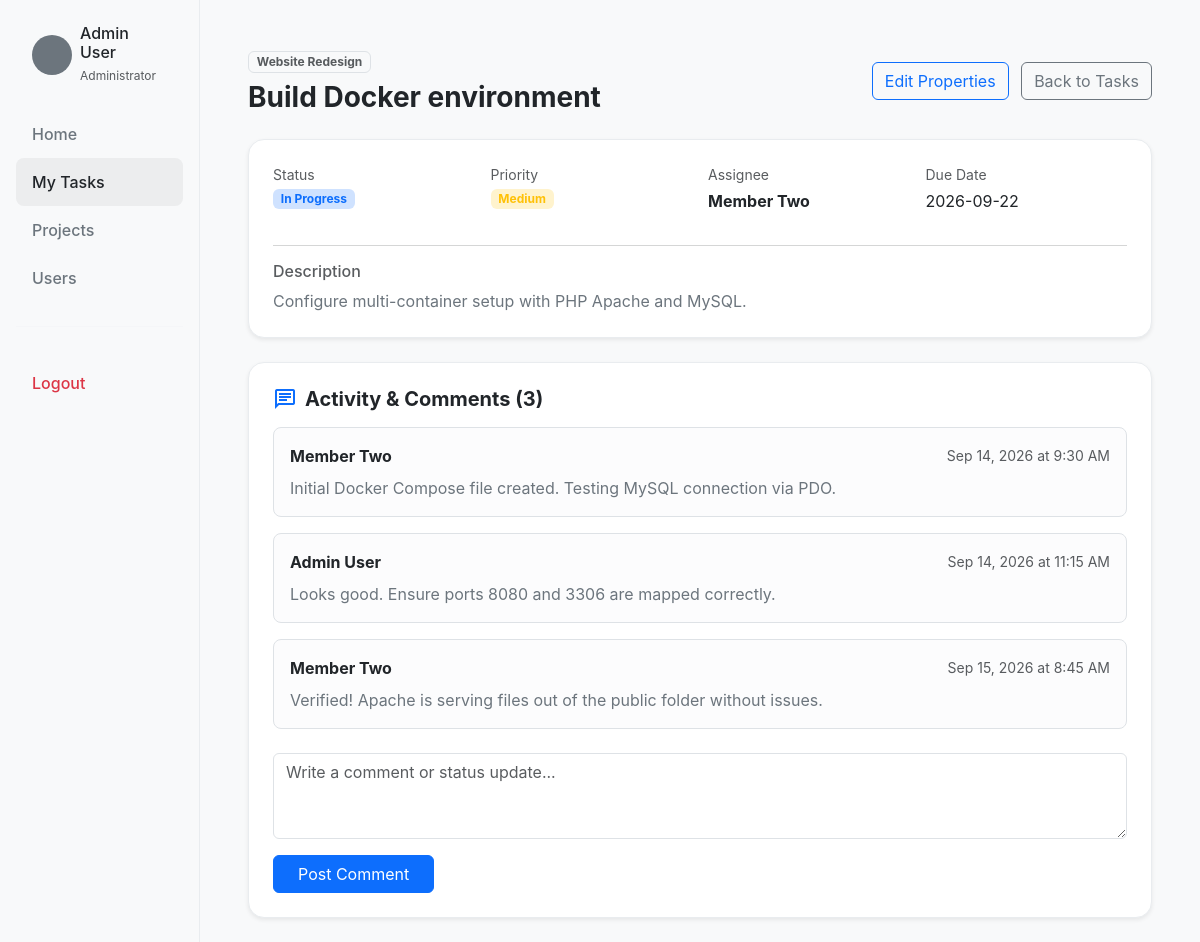
The app's page /task_details.php?id=2 (signed in) with its own data.
### tables this page shows
CREATE TABLE tasks (
    id INT AUTO_INCREMENT PRIMARY KEY,
    project_id INT NOT NULL,
    assigned_user_id INT NOT NULL,
    created_by INT NOT NULL,
    title VARCHAR(255) NOT NULL,
    description TEXT,
    priority ENUM('Low', 'Medium', 'High') DEFAULT 'Medium',
    status ENUM('Pending', 'In Progress', 'Completed') DEFAULT 'Pending',
    due_date DATE,
    created_at TIMESTAMP DEFAULT CURRENT_TIMESTAMP,
    updated_at TIMESTAMP DEFAULT CURRENT_TIMESTAMP ON UPDATE CURRENT_TIMESTAMP,
    FOREIGN KEY (project_id) REFERENCES projects(id) ON DELETE CASCADE,
    FOREIGN KEY (assigned_user_id) REFERENCES users(id),
    FOREIGN KEY (created_by) REFERENCES users(id)
);

CREATE TABLE projects (
    id INT AUTO_INCREMENT PRIMARY KEY,
    name VARCHAR(150) NOT NULL,
    description TEXT,
    status ENUM('Active', 'Completed', 'On Hold') DEFAULT 'Active',
    created_at TIMESTAMP DEFAULT CURRENT_TIMESTAMP
);

CREATE TABLE users (
    id INT AUTO_INCREMENT PRIMARY KEY,
    name VARCHAR(100) NOT NULL,
    email VARCHAR(150) NOT NULL UNIQUE,
    password VARCHAR(255) NOT NULL,
    role ENUM('Administrator', 'Team Member') NOT NULL,
    status ENUM('Active', 'Inactive') DEFAULT 'Active',
    created_at TIMESTAMP DEFAULT CURRENT_TIMESTAMP
);

CREATE TABLE comments (
    id INT AUTO_INCREMENT PRIMARY KEY,
    task_id INT NOT NULL,
    user_id INT NOT NULL,
    comment TEXT NOT NULL,
    created_at TIMESTAMP DEFAULT CURRENT_TIMESTAMP,
    FOREIGN KEY (task_id) REFERENCES tasks(id) ON DELETE CASCADE,
    FOREIGN KEY (user_id) REFERENCES users(id) ON DELETE CASCADE
);

### src/helpers/validation.php (called while the page is built, shortened)
<?php
function sanitize(string $input): string
{
    return htmlspecialchars(trim($input), ENT_QUOTES, 'UTF-8');
}
?>

### public/task_details.php (the view, shortened to what this page needs)
<?php
require_once '../src/config/database.php';
require_once '../src/helpers/validation.php';
$taskId = filter_input(INPUT_GET, 'id', FILTER_VALIDATE_INT);
$stmt = $pdo->prepare("
    SELECT t.*, p.name AS project_name, u.name AS assignee_name, u.role AS assignee_role, creator.name AS creator_name
    FROM tasks t
    JOIN projects p ON t.project_id = p.id
    JOIN users u ON t.assigned_user_id = u.id
    JOIN users creator ON t.created_by = creator.id
    WHERE t.id = ?
");
$stmt->execute([$taskId]);
$task = $stmt->fetch();
$stmt = $pdo->prepare("
    SELECT c.*, u.name AS author_name, u.role AS author_role
    FROM comments c
    JOIN users u ON c.user_id = u.id
    WHERE c.task_id = ?
    ORDER BY c.created_at ASC
");
$stmt->execute([$taskId]);
$comments = $stmt->fetchAll();
?>
<!DOCTYPE html>
<html lang="en">
<head>
    <link href="https://cdn.jsdelivr.net/npm/bootstrap@5.3.2/dist/css/bootstrap.min.css" rel="stylesheet">
    <link href="style.css" rel="stylesheet">
</head>
<body>
<div class="container-fluid">
    <div class="row">
        <div class="col-md-2 sidebar p-3 d-none d-md-block">
            <div class="d-flex align-items-center mb-4 px-3 mt-2">
                <div class="rounded-circle bg-secondary me-2 flex-shrink-0" style="width: 40px; height: 40px;"></div>
                <div>
                    <h6 class="mb-0 text-white"><?= sanitize($_SESSION['name']) ?></h6>
                    <small class="text-muted" style="font-size: 0.75rem;"><?= sanitize($_SESSION['role']) ?></small>
                </div>
            </div>
            <nav class="nav flex-column">
                <a class="nav-link" href="dashboard.php">Home</a>
                <a class="nav-link active" href="tasks.php">My Tasks</a>
                <?php if ($_SESSION['role'] === 'Administrator'): ?>
                    <a class="nav-link" href="projects.php">Projects</a>
                    <a class="nav-link" href="users.php">Users</a>
                <?php endif; ?>
                <hr class="my-4" style="border-color: var(--dashbrd-border);">
                <a class="nav-link mt-2 text-danger" href="logout.php">Logout</a>
            </nav>
        </div>
        <div class="col-md-10 p-4 pt-5 px-lg-5">
            <div class="d-flex justify-content-between align-items-center mb-4">
                <div>
                    <span class="badge bg-light text-muted border mb-2"><?= sanitize($task['project_name']) ?></span>
                    <h3 class="fw-bold mb-0"><?= sanitize($task['title']) ?></h3>
                </div>
                <div>
                    <a href="task_edit.php?id=<?= $task['id'] ?>" class="btn btn-outline-primary me-2">Edit Properties</a>
                    <a href="tasks.php" class="btn btn-outline-secondary">Back to Tasks</a>
                </div>
            </div>
            <div class="card border-0 shadow-sm rounded-4 p-4 mb-4">
                <div class="row g-3 mb-3">
                    <div class="col-md-3">
                        <small class="text-muted d-block">Status</small>
                        <span class="badge bg-primary-subtle text-primary mt-1"><?= sanitize($task['status']) ?></span>
                    </div>
                    <div class="col-md-3">
                        <small class="text-muted d-block">Priority</small>
                        <span class="badge bg-warning-subtle text-warning mt-1"><?= sanitize($task['priority']) ?></span>
                    </div>
                    <div class="col-md-3">
                        <small class="text-muted d-block">Assignee</small>
                        <strong class="d-block mt-1"><?= sanitize($task['assignee_name']) ?></strong>
                    </div>
                    <div class="col-md-3">
                        <small class="text-muted d-block">Due Date</small>
                        <span class="d-block mt-1"><?= sanitize($task['due_date'] ?? 'No deadline') ?></span>
                    </div>
                </div>
                <hr class="text-muted opacity-25">
                <div>
                    <h6 class="text-muted mb-2">Description</h6>
                    <p class="mb-0 text-secondary" style="white-space: pre-wrap;"><?= !empty($task['description']) ? sanitize($task['description']) : '<em>No description provided.</em>' ?></p>
                </div>
            </div>
            <div class="card border-0 shadow-sm rounded-4 p-4">
                <h5 class="fw-bold mb-3 d-flex align-items-center">
                    <span class="material-symbols-outlined text-primary me-2">chat</span>
                    Activity & Comments (<?= count($comments) ?>)
                </h5>
                <?php if (empty($comments)): ?>
                    <p class="text-muted mb-4">No comments recorded yet. Add an update or note progress below.</p>
                <?php else: ?>
                    <div class="d-flex flex-column gap-3 mb-4">
                        <?php foreach ($comments as $c): ?>
                            <div class="border rounded-3 p-3 bg-light-subtle">
                                <div class="d-flex justify-content-between align-items-center mb-2">
                                    <strong><?= sanitize($c['author_name']) ?></strong>
                                    <small class="text-muted"><?= date('M j, Y \a\t g:i A', strtotime($c['created_at'])) ?></small>
                                </div>
                                <p class="mb-0 text-secondary" style="white-space: pre-wrap;"><?= sanitize($c['comment']) ?></p>
                            </div>
                        <?php endforeach; ?>
                    </div>
                <?php endif; ?>
                <form action="task_details.php?id=<?= $task['id'] ?>" method="POST">
                    <div class="mb-3">
                        <textarea name="comment" class="form-control" rows="3" placeholder="Write a comment or status update..." required></textarea>
                    </div>
                    <button type="submit" class="btn btn-primary px-4">Post Comment</button>
                </form>
            </div>
        </div>
    </div>
</div>
</body>
</html>

### public/style.css (style rules this page uses)
:root, [data-bs-theme="light"] { --dashbrd-bg: #f8f9fa; --dashbrd-surface: #ffffff; --dashbrd-border: #e9ecef; --dashbrd-text-muted: #6c757d; --dashbrd-text-main: #212529; }
body { background-color: var(--dashbrd-bg) !important; color: var(--dashbrd-text-main) !important; font-family: 'Inter', sans-serif !important; transition: background-color 0.3s ease, color 0.3s ease; }
.sidebar { background-color: var(--dashbrd-bg); min-height: 100vh; border-right: 1px solid var(--dashbrd-border); }
.nav-link { color: var(--dashbrd-text-muted); border-radius: 8px; padding: 12px 16px; font-weight: 500; transition: all 0.2s; display: flex; align-items: center; gap: 12px; }
.nav-link:hover, .nav-link.active { background-color: rgba(128, 128, 128, 0.1); color: var(--dashbrd-text-main); }
.card, .theme-card { background-color: var(--dashbrd-surface) !important; border: 1px solid var(--dashbrd-border) !important; border-radius: 12px; box-shadow: 0 4px 6px rgba(0, 0, 0, 0.05); }
.text-secondary { color: var(--dashbrd-text-muted) !important; }
.text-white { color: var(--dashbrd-text-main) !important; }

### records on screen
tasks: project.name "Website Redesign", title "Build Docker environment", status "In Progress", priority "Medium", assigned_user.name "Member Two", due_date "2026-09-22", description "Configure multi-container setup with PHP Apache and MySQL."
comments: user.name "Member Two", created_at "Sep 14, 2026 at 9:30 AM", comment "Initial Docker Compose file created. Testing MySQL connection via PDO."
comments: user.name "Admin User", created_at "Sep 14, 2026 at 11:15 AM", comment "Looks good. Ensure ports 8080 and 3306 are mapped correctly."
comments: user.name "Member Two", created_at "Sep 15, 2026 at 8:45 AM", comment "Verified! Apache is serving files out of the public folder without issues."

### other values on screen
$_SESSION['name'] "Admin User"
$_SESSION['role'] "Administrator"
count($comments) "3"
